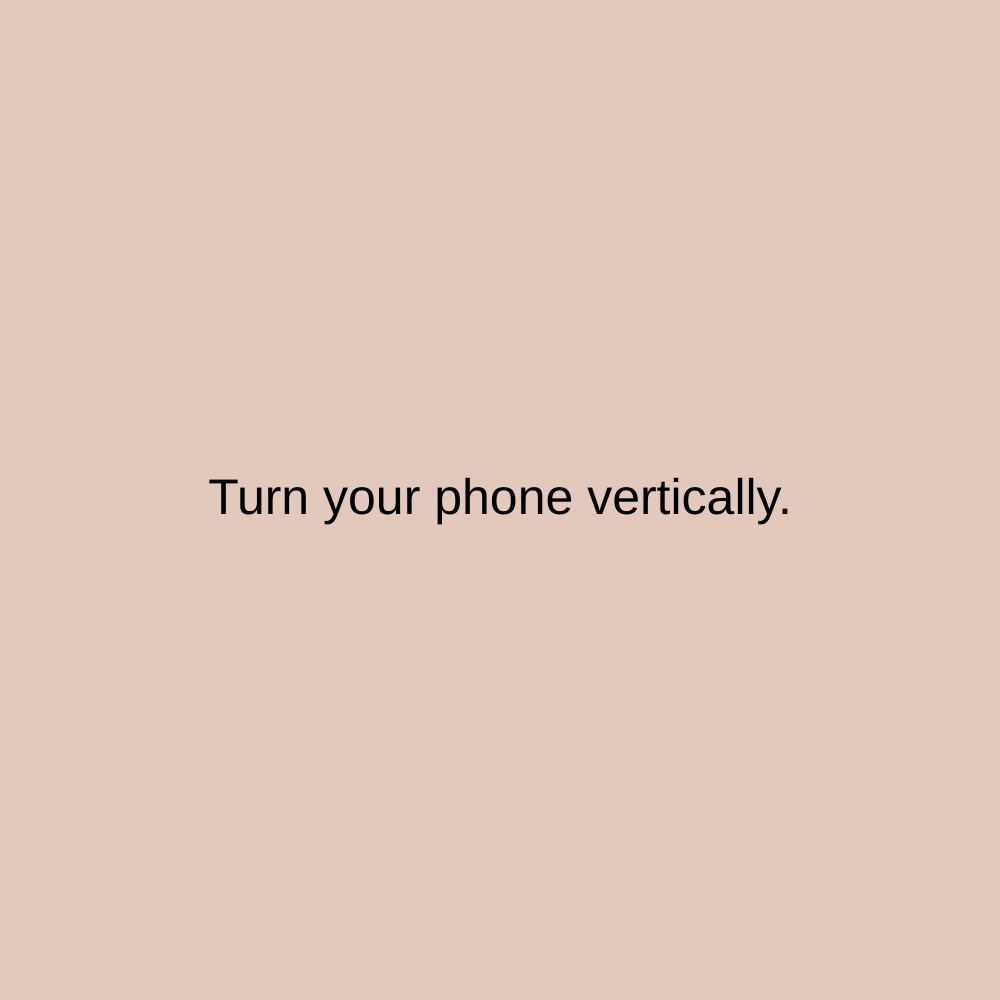
Frame 1 (no input)
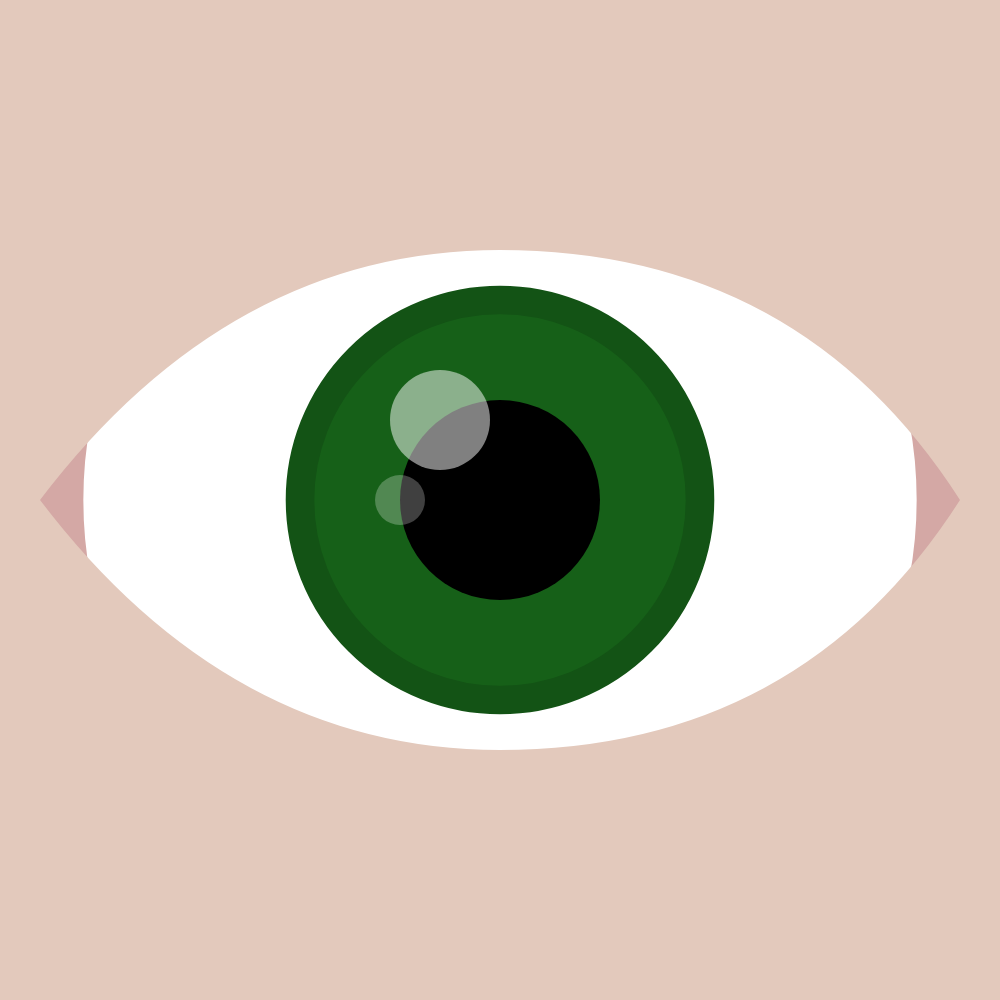
Frame 60 (no input)
Frame 120 (the mouse pressed at the canvas centre since frame 60): identical to frame 60, image omitted

The p5.js sketch that drew these frames (run headless with seeded random() and noise() and a simulated clock; from frame 60 on, the mouse is pressed at the canvas centre):

// p5.js sketch
// ── sketch.js
var startX = 0, startY = 0;
var rotX = 0, rotY = 0;
var w, h;

function setup() {
  responsiveCanvas();
  angleMode(DEGREES);

  start = createButton("RESET POSITION");
  start.mousePressed(startSet);
}

function draw() {
  background("#e3c9bc");
  noStroke();

  w = width;
  h = height;
  rotX = map(rotationX, -180, 180, -h/2.5, h/2.5);
  rotY = map(rotationY, -90, 90, -w/2.5, w/2.5);

  if (deviceOrientation==LANDSCAPE) {
    background("#e3c9bc");
    fill(0);
    textSize(w/20);
    textAlign(CENTER, CENTER);
    text("Turn your phone vertically.", w/2, h/2);
  }
  else {
    background(255);
    ellipseMode(CENTER);
    //iride
    push();
    fill("hsl(122, 63%, 23%)");
    stroke("hsl(122, 63%, 20%)");
    strokeWeight(w/35);
    ellipse(w/2 -startY -rotY, h/2 -startX -rotX, w*.4);
    pop();
    //pupilla
    fill(0);
    ellipse(w/2 -startY -rotY, h/2 -startX -rotX, w*.2);
    //riflessi
    fill(255, 255/2);
    ellipse(w*.44 -startY -rotY/2, h*.42 -startX -rotX/2, w*.1);
    fill(255, 255/4);
    ellipse(w*.4 -startY -rotY/2, h*.5 -startX -rotX/2, w*.05);
    //rosso
    push();
    noFill();
    strokeWeight(w/6);
    stroke("#d4a8a5");
    ellipse(w/2, h/2, w);
    pop();

    if (touches.length==0) {
      beginShape();
      fill("#e3c9bc");
      vertex(0, 0);
      vertex(w, 0);
      vertex(w, h);
      vertex(0, h);
      beginContour();
      quadraticVertex(w*.23, h*.25, w*.04, h/2);
      quadraticVertex(w*.23, h*.75, w/2, h*.75);
      quadraticVertex(w*.8, h*.75, w*.96, h/2);
      quadraticVertex(w*.8, h*.25, w/2, h*.25);
      endContour();
      endShape(CLOSE);
    }
    else {
      fill("#e3c9bc")
      rect(0, 0, w, h);
      stroke(0, 255/2);
      strokeWeight(4);
      bezier(w*.04, h/2, w*.2, h*.65, w*.8, h*.65, w*.96, h/2);
    }
  }
}

function startSet() {
  startX = -rotX;
  startY = -rotY;
}

function responsiveCanvas() {
  if (windowWidth > windowHeight) {createCanvas(windowHeight, windowHeight)}
  else if (windowHeight > windowWidth) {createCanvas(windowWidth, windowWidth)}
}

function windowResized() {
  responsiveCanvas();
}

function touchEnded(event) {
  DeviceOrientationEvent.requestPermission()
}
